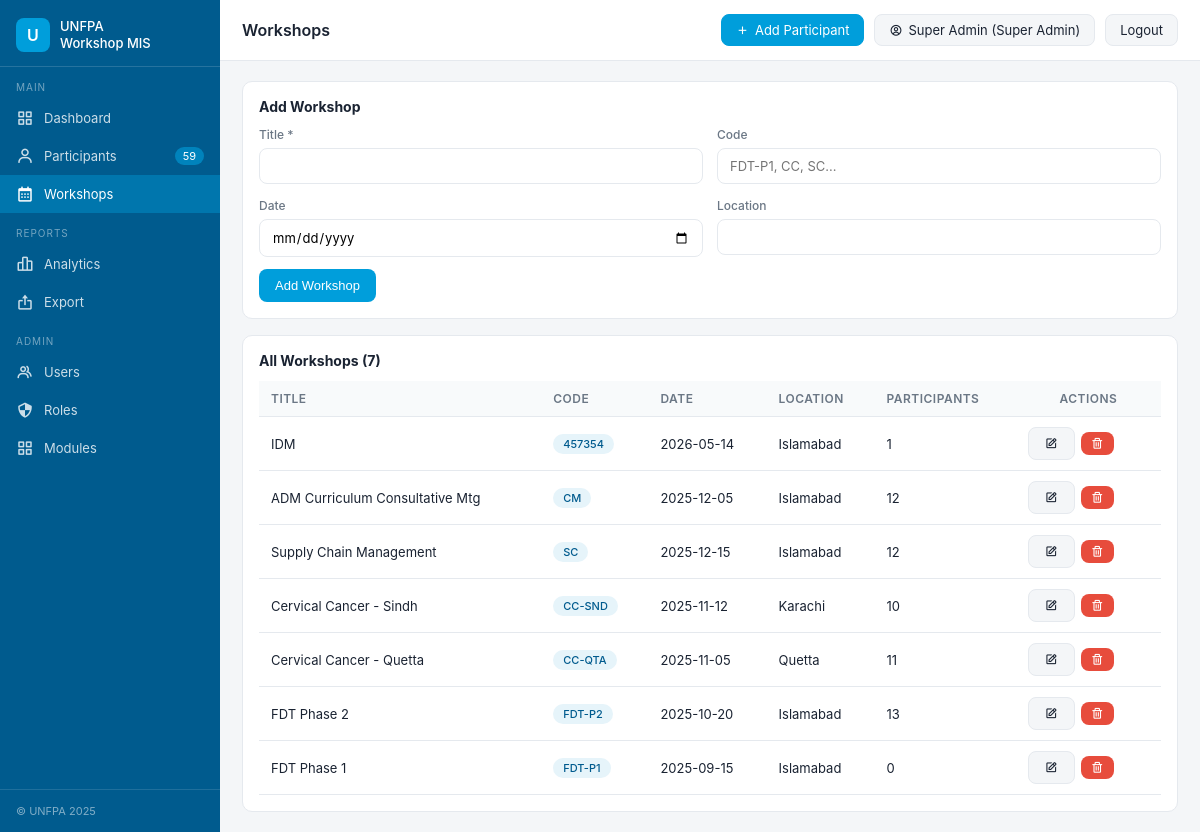
Screenshot of /workshops.php (signed in) with the database file from the repository.
### tables this page shows
CREATE TABLE IF NOT EXISTS `users` (
  `id` int NOT NULL AUTO_INCREMENT,
  `name` varchar(150) NOT NULL,
  `email` varchar(180) NOT NULL,
  `password` varchar(255) NOT NULL,
  `role_id` int NOT NULL,
  `status` enum('active','inactive','suspended') NOT NULL DEFAULT 'active',
  `created_at` datetime NOT NULL DEFAULT CURRENT_TIMESTAMP,
  `updated_at` datetime NOT NULL DEFAULT CURRENT_TIMESTAMP ON UPDATE CURRENT_TIMESTAMP,
  `bio` text,
  `last_login` datetime DEFAULT NULL,
  PRIMARY KEY (`id`),
  UNIQUE KEY `email` (`email`),
  KEY `role_id` (`role_id`),
  KEY `idx_users_status` (`status`),
  KEY `idx_users_email` (`email`)
);

CREATE TABLE IF NOT EXISTS `roles` (
  `id` int NOT NULL AUTO_INCREMENT,
  `name` varchar(100) NOT NULL,
  `created_by` int DEFAULT NULL,
  `created_at` datetime NOT NULL DEFAULT CURRENT_TIMESTAMP,
  PRIMARY KEY (`id`),
  UNIQUE KEY `name` (`name`)
);

CREATE TABLE IF NOT EXISTS `workshops` (
  `id` int NOT NULL AUTO_INCREMENT,
  `title` varchar(200) NOT NULL,
  `code` varchar(50) DEFAULT NULL,
  `date` date DEFAULT NULL,
  `location` varchar(150) DEFAULT NULL,
  `created_at` timestamp NOT NULL DEFAULT CURRENT_TIMESTAMP,
  PRIMARY KEY (`id`)
);

### auth.php (called while the page is built, shortened)
<?php
function auth_current_user()
{
    global $pdo;
    static $user;
    if ($user !== null) {
        return $user;
    }
    $stmt = $pdo->prepare('SELECT u.*, r.name AS role_name, r.id AS role_id FROM users u LEFT JOIN roles r ON u.role_id = r.id WHERE u.id = ?');
    $stmt->execute([$_SESSION['user_id']]);
    $user = $stmt->fetch();
    return $user ?: null;
}
function auth_is_logged_in()
{
    return (bool)auth_current_user();
}
function auth_require_login()
{
    if (!auth_is_logged_in()) {
        $next = urlencode($_SERVER['REQUEST_URI']);
        redirect("login.php?next=$next");
    }
}
function auth_get_allowed_modules()
{
    global $pdo;
    static $modules;
    if ($modules !== null) {
        return $modules;
    }
    $user = auth_current_user();
    $stmt = $pdo->prepare('SELECT m.* FROM modules m INNER JOIN role_modules rm ON m.id = rm.module_id WHERE rm.role_id = ? ORDER BY m.name');
    $stmt->execute([$user['role_id']]);
    $modules = $stmt->fetchAll();
    return $modules;
}
function auth_can_access_module($slug)
{
    foreach (auth_get_allowed_modules() as $module) {
        if ($module['slug'] === $slug) {
            return true;
        }
    }
    return false;
}
function auth_require_module($slug)
{
    auth_require_login();
    if (!auth_can_access_module($slug)) {
        auth_render_access_denied();
        exit;
    }
}
function auth_get_module_nav_items()
{
    $mapping = [
        'dashboard' => ['label' => 'Dashboard', 'href' => 'index.php', 'icon' => 'bx-grid-alt'],
        'participants' => ['label' => 'Participants', 'href' => 'participants.php', 'icon' => 'bx-user'],
        'workshops' => ['label' => 'Workshops', 'href' => 'workshops.php', 'icon' => 'bx-calendar'],
        'analytics' => ['label' => 'Analytics', 'href' => 'analytics.php', 'icon' => 'bx-bar-chart-alt-2'],
        'export' => ['label' => 'Export', 'href' => 'export.php', 'icon' => 'bx-export'],
        'users' => ['label' => 'Users', 'href' => 'users.php', 'icon' => 'bx-group'],
        'roles' => ['label' => 'Roles', 'href' => 'roles.php', 'icon' => 'bx-shield-quarter'],
        'modules' => ['label' => 'Modules', 'href' => 'modules.php', 'icon' => 'bx-grid-alt'],
    ];
    $items = [];
    foreach (auth_get_allowed_modules() as $module) {
        if (isset($mapping[$module['slug']])) {
            $items[$module['slug']] = $mapping[$module['slug']];
        }
    }
    return $items;
}

### db.php (called while the page is built, shortened)
<?php
$DB_HOST = 'localhost';
$DB_NAME = 'unfpa_mis';
$DB_USER = 'root';
$DB_PASS = '';
try {
    $pdo = new PDO("mysql:host=$DB_HOST;dbname=$DB_NAME;charset=utf8mb4", $DB_USER, $DB_PASS, [
        PDO::ATTR_ERRMODE => PDO::ERRMODE_EXCEPTION,
        PDO::ATTR_DEFAULT_FETCH_MODE => PDO::FETCH_ASSOC,
    ]);
} catch (PDOException $e) {
    die("DB Connection failed: " . $e->getMessage());
}
function e($v){ return htmlspecialchars($v ?? '', ENT_QUOTES, 'UTF-8'); }
require_once __DIR__ . '/auth.php';

### workshops.php (the view, shortened to what this page needs)
<?php
$page='workshops'; $pageTitle='Workshops';
require_once __DIR__.'/db.php';
auth_require_module('workshops');
require_once __DIR__.'/header.php';
$editingWorkshop = null;
$rows = $pdo->query("SELECT w.*, (SELECT COUNT(*) FROM participants WHERE workshop_id=w.id) c FROM workshops w ORDER BY w.id DESC")->fetchAll();
?>
<div class="panel">
  <h3><?= $editingWorkshop ? 'Edit Workshop' : 'Add Workshop' ?></h3>
  <form method="post">
    <div class="form-grid">
      <div class="field"><label>Title *</label><input name="title" required value="<?= $editingWorkshop ? e($editingWorkshop['title']) : '' ?>"></div>
      <div class="field"><label>Code</label><input name="code" placeholder="FDT-P1, CC, SC..." value="<?= $editingWorkshop ? e($editingWorkshop['code']) : '' ?>"></div>
      <div class="field"><label>Date</label><input name="date" type="date" value="<?= $editingWorkshop ? e($editingWorkshop['date']) : '' ?>"></div>
      <div class="field"><label>Location</label><input name="location" value="<?= $editingWorkshop ? e($editingWorkshop['location']) : '' ?>"></div>
    </div>
    <div class="form-actions" style="margin-top:12px;display:flex;gap:10px;">
      <button class="btn"><?= $editingWorkshop ? 'Update Workshop' : 'Add Workshop' ?></button>
    </div>
  </form>
</div>
<div class="panel">
  <h3>All Workshops (<?= count($rows) ?>)</h3>
  <table>
    <thead>
      <tr>
        <th>Title</th>
        <th>Code</th>
        <th>Date</th>
        <th>Location</th>
        <th>Participants</th>
        <th class="actions-header">Actions</th>
      </tr>
    </thead>
    <tbody>
      <?php foreach($rows as $r): ?>
        <tr>
          <td><?= e($r['title']) ?></td>
          <td><span class="badge"><?= e($r['code']) ?></span></td>
          <td><?= e($r['date']) ?></td>
          <td><?= e($r['location']) ?></td>
          <td><?= $r['c'] ?></td>
          <td class="actions-cell">
            <div class="action-buttons">
              <a href="?edit=<?= $r['id'] ?>" class="btn sec" title="Edit Workshop">
                <i class='bx bx-edit'></i>
              </a>
              <form method="post" style="display:inline" onsubmit="return confirm('Delete this workshop?')">
                <button class="btn danger" type="submit" title="Delete Workshop" style="padding:5px 10px">
                  <i class='bx bx-trash'></i>
                </button>
              </form>
            </div>
          </td>
        </tr>
      <?php endforeach; ?>
    </tbody>
  </table>
</div>
<?php require __DIR__.'/footer.php'; ?>

### header.php (shortened to what this page needs)
<?php require_once __DIR__ . '/db.php'; $page = $page ?? 'dashboard'; $currentUser = auth_current_user(); $navItems = auth_is_logged_in() ? auth_get_module_nav_items() : []; $participantCount = isset($navItems['participants']) ? $pdo->query("SELECT COUNT(*) FROM participants")->fetchColumn() : 0; ?>
<!DOCTYPE html>
<html lang="en">
<head>
<link rel="stylesheet" href="assets/style.css">
<link rel="stylesheet" href="https://cdn.jsdelivr.net/npm/boxicons@2.1.4/css/boxicons.min.css">
</head>
<body>
<div class="shell">
  <aside class="sidebar">
    <div class="sb-logo">
      <div class="sb-logo-icon">U</div>
      <div class="sb-title">UNFPA<br>Workshop MIS</div>
    </div>
    <div class="sb-section">MAIN</div>
    <?php if ($navItems): ?>
      <?php foreach (['dashboard','participants','workshops'] as $slug): ?>
        <?php if (isset($navItems[$slug])): $item = $navItems[$slug]; ?>
          <a href="<?= e($item['href']) ?>" class="sb-item <?= $page === $slug ? 'active' : '' ?>">
            <i class='bx <?= e($item['icon']) ?>'></i> <?= e($item['label']) ?>
            <?php if ($slug === 'participants'): ?><span class="sb-badge"><?= $participantCount ?></span><?php endif; ?>
          </a>
        <?php endif; ?>
      <?php endforeach; ?>
      <?php if (isset($navItems['analytics']) || isset($navItems['export'])): ?>
        <div class="sb-section">REPORTS</div>
        <?php if (isset($navItems['analytics'])): $item = $navItems['analytics']; ?>
          <a href="<?= e($item['href']) ?>" class="sb-item <?= $page==='analytics'?'active':'' ?>"><i class='bx <?= e($item['icon']) ?>'></i> <?= e($item['label']) ?></a>
        <?php endif; ?>
        <?php if (isset($navItems['export'])): $item = $navItems['export']; ?>
          <a href="<?= e($item['href']) ?>" class="sb-item <?= $page==='export'?'active':'' ?>"><i class='bx <?= e($item['icon']) ?>'></i> <?= e($item['label']) ?></a>
        <?php endif; ?>
      <?php endif; ?>
      <?php if (isset($navItems['users']) || isset($navItems['roles']) || isset($navItems['modules'])): ?>
        <div class="sb-section">ADMIN</div>
        <?php foreach (['users','roles','modules'] as $slug): ?>
          <?php if (isset($navItems[$slug])): $item = $navItems[$slug]; ?>
            <a href="<?= e($item['href']) ?>" class="sb-item <?= $page === $slug ? 'active' : '' ?>"><i class='bx <?= e($item['icon']) ?>'></i> <?= e($item['label']) ?></a>
          <?php endif; ?>
        <?php endforeach; ?>
      <?php endif; ?>
    <?php else: ?>
      <div class="sb-note">Please log in to see navigation.</div>
    <?php endif; ?>
    <div class="sb-footer">© UNFPA 2025</div>
  </aside>
  <main class="main">
    <div class="topbar">
      <div class="topbar-title"><?= e($pageTitle ?? 'Dashboard Overview') ?></div>
      <div class="topbar-right">
        <?php if (isset($navItems['participants'])): ?>
          <a href="participant_form.php" class="top-btn primary"><i class='bx bx-plus'></i> Add Participant</a>
        <?php endif; ?>
        <?php if ($currentUser): ?>
          <span class="top-btn user-badge"><i class='bx bx-user-circle'></i> <?= e($currentUser['name']) ?> (<?= e($currentUser['role_name']) ?>)</span>
          <a href="logout.php" class="top-btn sec">Logout</a>
        <?php else: ?>
          <a href="login.php" class="top-btn sec">Sign In</a>
          <a href="signup.php" class="top-btn primary">Sign Up</a>
        <?php endif; ?>
      </div>
    </div>
    <div class="content">

### assets/style.css (style rules this page uses)
* { box-sizing:border-box;margin:0;padding:0 }
:root { --bg:#f4f6f8; --card:#fff; --text:#1a2332; --muted:#6b7785; --tert:#9aa5b1; --border:#e5e9ee; --primary:#009EDB; --primary-dark:#005B8E; --radius:10px; }
body { font-family:-apple-system,BlinkMacSystemFont,"Segoe UI",sans-serif;font-size:14px;color:var(--text);background:var(--bg) }
.shell { display:grid;grid-template-columns:220px 1fr;min-height:100vh }
.sidebar { background:var(--primary-dark);color:#fff;display:flex;flex-direction:column }
.sb-logo { padding:18px 16px 14px;border-bottom:1px solid rgba(255,255,255,.15);display:flex;align-items:center;gap:10px }
.sb-logo-icon { width:34px;height:34px;background:var(--primary);border-radius:8px;display:flex;align-items:center;justify-content:center;font-weight:600;font-size:16px }
.sb-title { font-size:13px;font-weight:500;line-height:1.3 }
.sb-section { padding:14px 0 6px 16px;font-size:10px;letter-spacing:.1em;color:rgba(255,255,255,.45);text-transform:uppercase }
.sb-item { display:flex;align-items:center;gap:10px;padding:10px 16px;font-size:13px;color:rgba(255,255,255,.8);text-decoration:none;transition:background .15s }
.sb-item.active { background:rgba(0,158,219,.4);color:#fff }
.sb-item i { font-size:18px }
.sb-badge { margin-left:auto;background:rgba(0,158,219,.6);color:#fff;font-size:11px;padding:2px 8px;border-radius:10px }
.sb-footer { margin-top:auto;padding:14px 16px;border-top:1px solid rgba(255,255,255,.12);font-size:11px;color:rgba(255,255,255,.5) }
.main { overflow:auto }
.topbar { background:#fff;border-bottom:1px solid var(--border);padding:14px 22px;display:flex;align-items:center;justify-content:space-between }
.topbar-title { font-size:16px;font-weight:600 }
.topbar-right { display:flex;align-items:center;gap:10px }
.top-btn { background:#f4f6f8;border:1px solid var(--border);border-radius:8px;padding:7px 14px;font-size:13px;color:var(--text);cursor:pointer;display:inline-flex;align-items:center;gap:6px;text-decoration:none }
.top-btn.primary { background:var(--primary);color:#fff;border-color:var(--primary) }
.content { padding:20px 22px;display:flex;flex-direction:column;gap:16px }
.panel { background:#fff;border:1px solid var(--border);border-radius:var(--radius);padding:16px }
.panel h3 { font-size:14px;margin-bottom:12px;display:flex;justify-content:space-between;align-items:center }
table { width:100%;border-collapse:collapse;font-size:13px }
th,td { padding:10px 12px;text-align:left;border-bottom:1px solid var(--border) }
th { background:#f8fafb;font-weight:600;color:var(--muted);font-size:12px;text-transform:uppercase;letter-spacing:.04em }
.btn { background:var(--primary);color:#fff;border:none;padding:9px 16px;border-radius:8px;cursor:pointer;font-size:13px;text-decoration:none;display:inline-flex;align-items:center;gap:6px }
.btn.sec { background:#f4f6f8;color:var(--text);border:1px solid var(--border) }
.btn.danger { background:#e74c3c }
.form-grid { display:grid;grid-template-columns:1fr 1fr;gap:14px }
.field { display:flex;flex-direction:column;gap:6px }
.field label { font-size:12px;color:var(--muted);font-weight:500 }
.field input,.field select,.field textarea { padding:9px 12px;border:1px solid var(--border);border-radius:8px;font-size:13px;font-family:inherit }
.badge { display:inline-block;padding:3px 10px;border-radius:12px;font-size:11px;font-weight:500;background:#e6f4fa;color:var(--primary-dark) }

### workshops.php (style rules this page uses)
.action-buttons { display: flex; gap: 6px; align-items: center; }
.actions-header { min-width: 120px; text-align: center; }
.actions-cell { min-width: 120px; }

### rows the page displays
users: name "Super Admin", role.name "Super Admin"
workshops: title "IDM", code "457354", date "2026-05-14", location "Islamabad", c "1"
workshops: title "ADM Curriculum Consultative Mtg", code "CM", date "2025-12-05", location "Islamabad", c "12"
workshops: title "Supply Chain Management", code "SC", date "2025-12-15", location "Islamabad", c "12"
workshops: title "Cervical Cancer - Sindh", code "CC-SND", date "2025-11-12", location "Karachi", c "10"
workshops: title "Cervical Cancer - Quetta", code "CC-QTA", date "2025-11-05", location "Quetta", c "11"
workshops: title "FDT Phase 2", code "FDT-P2", date "2025-10-20", location "Islamabad", c "13"
workshops: title "FDT Phase 1", code "FDT-P1", date "2025-09-15", location "Islamabad", c "0"

### other values shown
$item['label'] "Dashboard"
$item['label'] "Participants"
$participantCount "59"
$item['label'] "Workshops"
$item['label'] "Analytics"
$item['label'] "Export"
$item['label'] "Users"
$item['label'] "Roles"
$item['label'] "Modules"
$pageTitle "Workshops"
count($rows) "7"
